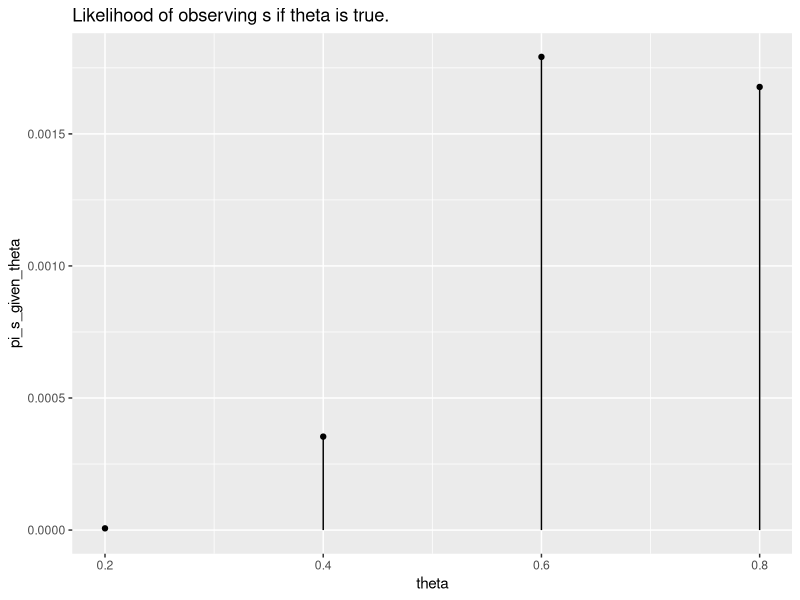
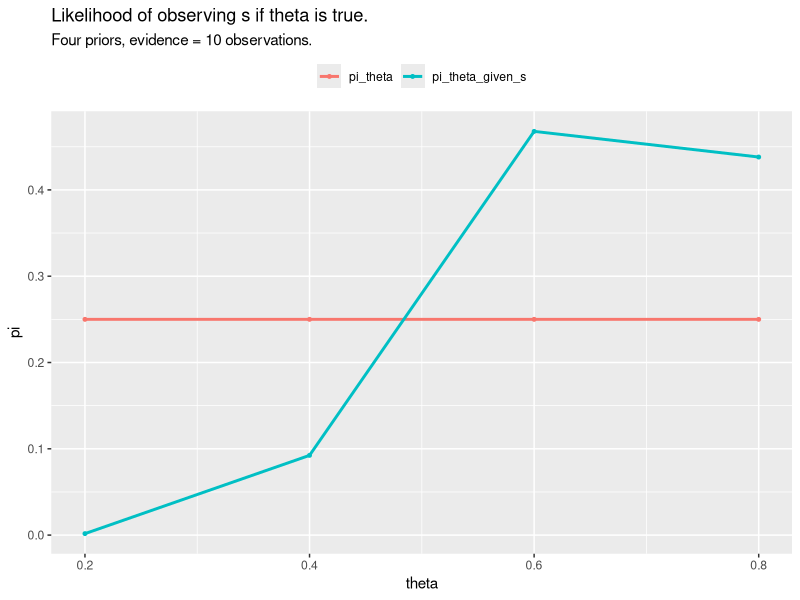
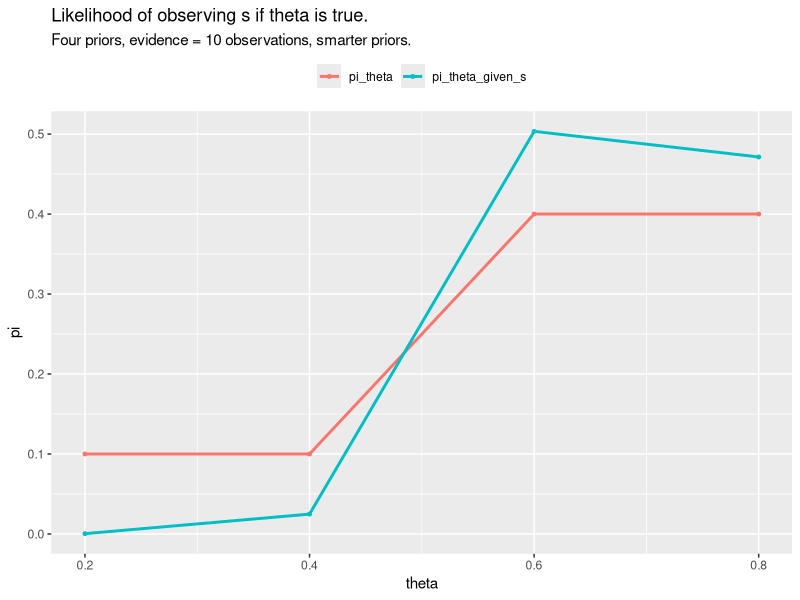
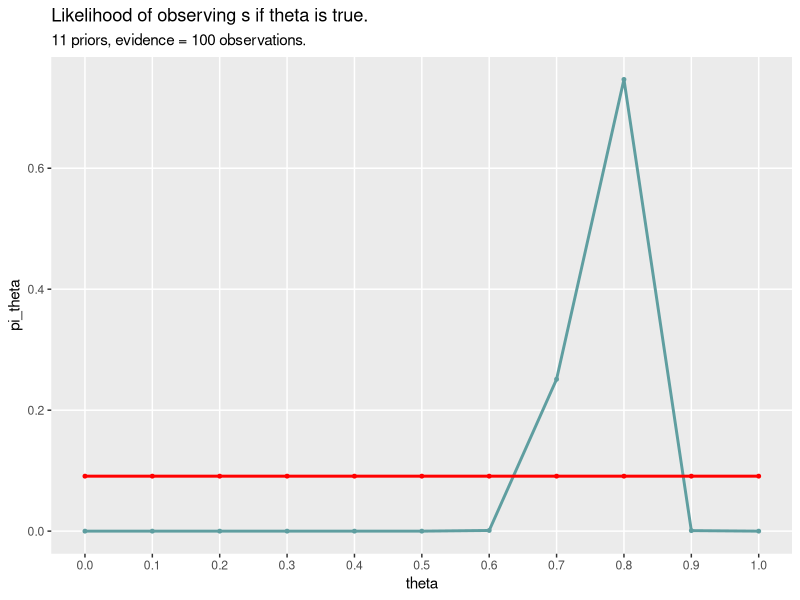
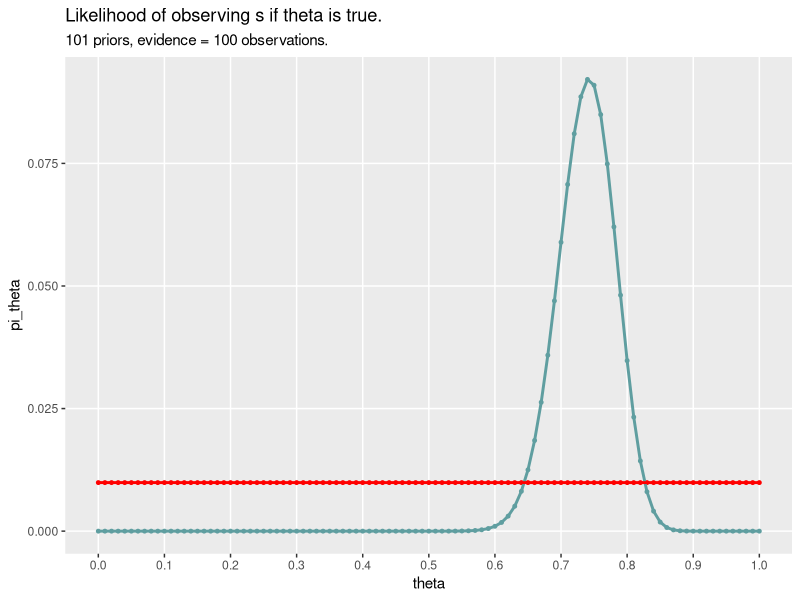
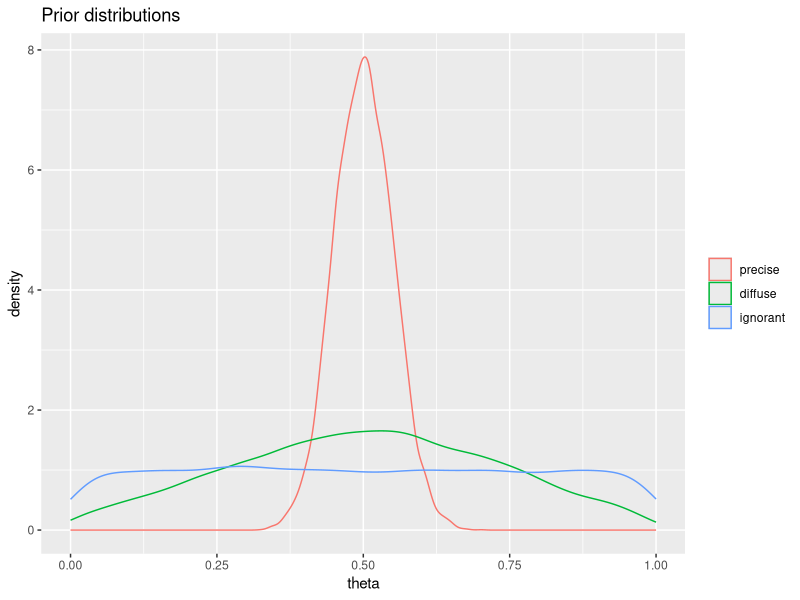

Generate these figures, in order, with R:
## ---- chunk 1
library(tidyverse)
## ---- chunk 2
s <- c(1, 1, 1, 1, 0, 0, 1, 1, 1, 0)
## ---- chunk 3
theta <- c(.2, .4, .6, .8)
pi_theta <- c(.25, .25, .25, .25)
## ---- chunk 4
pi_s_given_theta <- theta^7 * (1 - theta)^3

data.frame(theta, pi_s_given_theta) %>% 
  ggplot() +
  geom_point(aes(x = theta, y = pi_s_given_theta)) +
  geom_segment(aes(x = theta, xend = theta, y = 0, yend = pi_s_given_theta)) +
  labs(title = "Likelihood of observing s if theta is true.")
## ---- chunk 5
pi_theta_given_s <- pi_s_given_theta / sum(pi_s_given_theta * pi_theta) * pi_theta

data.frame(theta, pi_theta, pi_theta_given_s) %>% 
  pivot_longer(cols = c(pi_theta, pi_theta_given_s), values_to = "pi") %>%
  ggplot() +
  geom_point(aes(x = theta, y = pi, color = name), size = 1) +
  geom_line(aes(x = theta, y = pi, color = name), size = 1) +
  theme(legend.position  = "top") +
  labs(title = "Likelihood of observing s if theta is true.", 
       subtitle = "Four priors, evidence = 10 observations.", color = NULL)
## ---- chunk 6
pi_theta <- c(.10, .10, .40, .40)
pi_s_given_theta <- theta^7 * (1 - theta)^3
pi_theta_given_s <- pi_s_given_theta / sum(pi_s_given_theta * pi_theta) * pi_theta
data.frame(theta, pi_theta, pi_theta_given_s) %>% 
  pivot_longer(cols = c(pi_theta, pi_theta_given_s), values_to = "pi") %>%
  ggplot() +
  geom_point(aes(x = theta, y = pi, color = name), size = 1) +
  geom_line(aes(x = theta, y = pi, color = name), size = 1) +
  theme(legend.position  = "top") +
  labs(title = "Likelihood of observing s if theta is true.", 
       subtitle = "Four priors, evidence = 10 observations, smarter priors.", color = NULL)
## ---- chunk 7
s <- rbernoulli(101, p = 0.7) %>% as.numeric()
theta <- seq(0, 1, .1)
pi_theta <- rep(1/11, 11)
pi_s_given_theta <- theta^sum(s) * (1 - theta)^(101-sum(s))
pi_theta_given_s <- pi_s_given_theta / sum(pi_s_given_theta * pi_theta) * pi_theta
data.frame(theta, pi_theta, pi_theta_given_s) %>% 
  ggplot() +
  geom_point(aes(x = theta, y = pi_theta), color = "red", size = 1) +
  geom_line(aes(x = theta, y = pi_theta_given_s), color = "cadetblue", size = 1) +
  geom_line(aes(x = theta, y = pi_theta), color = "red", size = 1) +
  geom_point(aes(x = theta, y = pi_theta_given_s), color = "cadetblue", size = 1) +
  scale_x_continuous(breaks = theta) +
  theme(panel.grid.minor = element_blank()) +
  labs(title = "Likelihood of observing s if theta is true.", 
       subtitle = "11 priors, evidence = 100 observations.", color = NULL)
## ---- chunk 8
s <- rbernoulli(101, p = 0.7) %>% as.numeric()
theta <- seq(0, 1, .01)
pi_theta <- rep(1/101, 101)
pi_s_given_theta <- theta^sum(s) * (1 - theta)^(101-sum(s))
pi_theta_given_s <- pi_s_given_theta / sum(pi_s_given_theta * pi_theta) * pi_theta
data.frame(theta, pi_theta, pi_theta_given_s) %>% 
  ggplot() +
  geom_point(aes(x = theta, y = pi_theta), color = "red", size = 1) +
  geom_line(aes(x = theta, y = pi_theta_given_s), color = "cadetblue", size = 1) +
  geom_line(aes(x = theta, y = pi_theta), color = "red", size = 1) +
  geom_point(aes(x = theta, y = pi_theta_given_s), color = "cadetblue", size = 1) +
  scale_x_continuous(breaks = theta*10) +
  theme(panel.grid.minor = element_blank()) +
  labs(title = "Likelihood of observing s if theta is true.", 
       subtitle = "101 priors, evidence = 100 observations.", color = NULL)
## ---- chunk 9
data.frame(
  diffuse = rnorm(10000, 0.5, .25),
  precise = rnorm(10000, 0.5, .05),
  ignorant = runif(10000, 0, 1)
) %>%
  pivot_longer(cols = c(diffuse, precise, ignorant), values_to = "theta") %>%
  mutate(name = factor(name, levels = c("precise", "diffuse", "ignorant"))) %>%
  ggplot(aes(x = theta, color = name)) +
  geom_density(na.rm = TRUE) +
  scale_x_continuous(limits = 0:1) +
  labs(title = "Prior distributions", color = NULL)
